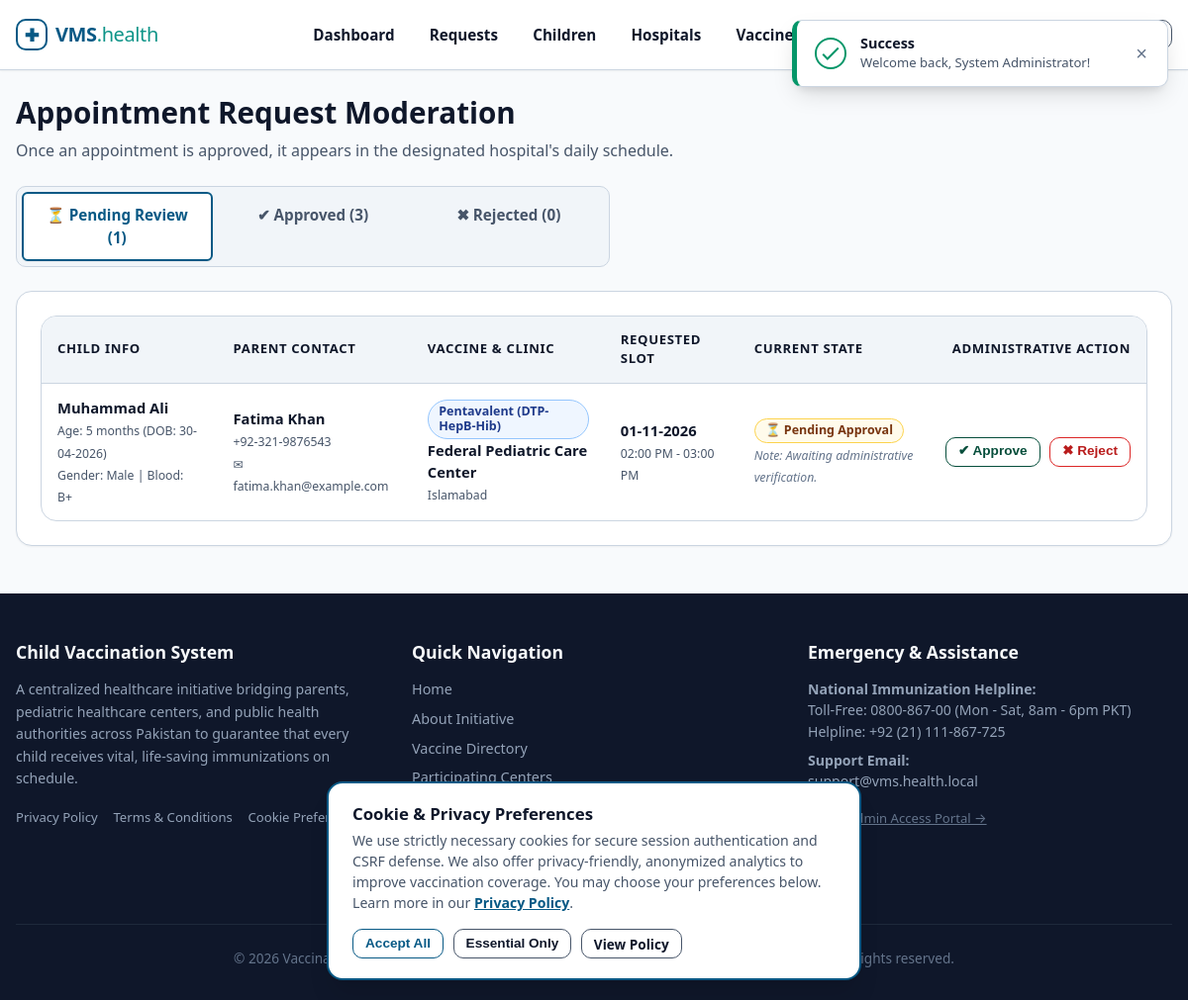
Screenshot of /vms/admin/requests.php (signed in) with the database file from the repository.
### tables this page shows
CREATE TABLE `bookings` (
  `id` INT UNSIGNED NOT NULL AUTO_INCREMENT,
  `child_id` INT UNSIGNED NOT NULL COMMENT 'Child receiving vaccination',
  `parent_id` INT UNSIGNED NOT NULL COMMENT 'Parent who booked appointment',
  `hospital_id` INT UNSIGNED NOT NULL COMMENT 'Selected vaccination center',
  `vaccine_id` INT UNSIGNED NOT NULL COMMENT 'Vaccine to be administered',
  `preferred_date` DATE NOT NULL COMMENT 'Date booked for the appointment',
  `time_slot` VARCHAR(30) NOT NULL COMMENT 'e.g. 09:00 AM - 10:00 AM',
  `admin_status` ENUM('pending', 'approved', 'rejected') NOT NULL DEFAULT 'pending' COMMENT 'Admin approval status',
  `vaccination_status` ENUM('pending', 'vaccinated', 'not_vaccinated') NOT NULL DEFAULT 'pending' COMMENT 'Hospital verification status',
  `vaccinated_on` DATETIME DEFAULT NULL COMMENT 'Timestamp when hospital confirmed vaccination',
  `remarks` TEXT DEFAULT NULL COMMENT 'Clinical observations or rejection/cancellation reasons',
  `created_at` DATETIME NOT NULL DEFAULT CURRENT_TIMESTAMP,
  PRIMARY KEY (`id`),
  KEY `idx_bookings_child` (`child_id`),
  KEY `idx_bookings_parent` (`parent_id`),
  KEY `idx_bookings_hospital` (`hospital_id`),
  KEY `idx_bookings_vaccine` (`vaccine_id`),
  KEY `idx_bookings_admin_status` (`admin_status`),
  KEY `idx_bookings_vac_status` (`vaccination_status`),
  KEY `idx_bookings_preferred_date` (`preferred_date`),
  KEY `idx_bookings_parent_child` (`parent_id`, `child_id`),
  KEY `idx_bookings_hosp_schedule` (`hospital_id`, `preferred_date`, `vaccination_status`),
  CONSTRAINT `fk_bookings_child` FOREIGN KEY (`child_id`)
    REFERENCES `children` (`id`) ON DELETE CASCADE ON UPDATE CASCADE,
  CONSTRAINT `fk_bookings_parent` FOREIGN KEY (`parent_id`)
    REFERENCES `parents` (`id`) ON DELETE CASCADE ON UPDATE CASCADE,
  CONSTRAINT `fk_bookings_hospital` FOREIGN KEY (`hospital_id`)
    REFERENCES `hospitals` (`id`) ON DELETE CASCADE ON UPDATE CASCADE,
  CONSTRAINT `fk_bookings_vaccine` FOREIGN KEY (`vaccine_id`)
    REFERENCES `vaccines` (`id`) ON DELETE CASCADE ON UPDATE CASCADE
);

CREATE TABLE `children` (
  `id` INT UNSIGNED NOT NULL AUTO_INCREMENT,
  `parent_id` INT UNSIGNED NOT NULL COMMENT 'Foreign key to parents.id',
  `name` VARCHAR(100) NOT NULL COMMENT 'Child full name',
  `dob` DATE NOT NULL COMMENT 'Date of birth used for schedule calculations',
  `gender` ENUM('male', 'female', 'other') NOT NULL COMMENT 'Biological gender',
  `blood_group` VARCHAR(10) NOT NULL COMMENT 'Blood group e.g. A+, B+, O+, AB-',
  `created_at` DATETIME NOT NULL DEFAULT CURRENT_TIMESTAMP,
  PRIMARY KEY (`id`),
  KEY `idx_children_parent_id` (`parent_id`),
  KEY `idx_children_dob` (`dob`),
  CONSTRAINT `fk_children_parent` FOREIGN KEY (`parent_id`)
    REFERENCES `parents` (`id`) ON DELETE CASCADE ON UPDATE CASCADE
);

CREATE TABLE `users` (
  `id` INT UNSIGNED NOT NULL AUTO_INCREMENT,
  `name` VARCHAR(100) NOT NULL COMMENT 'Full name of user or organization representative',
  `email` VARCHAR(120) NOT NULL COMMENT 'Unique login email address',
  `password_hash` VARCHAR(255) NOT NULL COMMENT 'Bcrypt password hash produced by password_hash()',
  `role` ENUM('admin', 'parent', 'hospital') NOT NULL COMMENT 'System role controlling authorization',
  `created_at` DATETIME NOT NULL DEFAULT CURRENT_TIMESTAMP,
  PRIMARY KEY (`id`),
  UNIQUE KEY `uk_users_email` (`email`),
  KEY `idx_users_role` (`role`)
);

CREATE TABLE `parents` (
  `id` INT UNSIGNED NOT NULL AUTO_INCREMENT,
  `user_id` INT UNSIGNED NOT NULL COMMENT 'Foreign key to users.id',
  `phone` VARCHAR(25) NOT NULL COMMENT 'Primary contact number for notifications (+92)',
  `address` TEXT NOT NULL COMMENT 'Residential physical address',
  `created_at` DATETIME NOT NULL DEFAULT CURRENT_TIMESTAMP,
  PRIMARY KEY (`id`),
  UNIQUE KEY `uk_parents_user_id` (`user_id`),
  CONSTRAINT `fk_parents_user` FOREIGN KEY (`user_id`)
    REFERENCES `users` (`id`) ON DELETE CASCADE ON UPDATE CASCADE
);

CREATE TABLE `vaccines` (
  `id` INT UNSIGNED NOT NULL AUTO_INCREMENT,
  `name` VARCHAR(100) NOT NULL COMMENT 'Vaccine name e.g. BCG, OPV, MMR',
  `description` TEXT NOT NULL COMMENT 'Medical indications, preventable illnesses, instructions',
  `recommended_age_days` INT UNSIGNED NOT NULL COMMENT 'Days from birth when dose is due (0 = Birth)',
  `doses` INT UNSIGNED NOT NULL DEFAULT 1 COMMENT 'Total recommended doses in the series',
  `status` ENUM('available', 'unavailable') NOT NULL DEFAULT 'available',
  `created_at` DATETIME NOT NULL DEFAULT CURRENT_TIMESTAMP,
  PRIMARY KEY (`id`),
  KEY `idx_vaccines_status` (`status`),
  KEY `idx_vaccines_age_days` (`recommended_age_days`)
);

CREATE TABLE `hospitals` (
  `id` INT UNSIGNED NOT NULL AUTO_INCREMENT,
  `user_id` INT UNSIGNED NOT NULL COMMENT 'Foreign key to users.id',
  `name` VARCHAR(150) NOT NULL COMMENT 'Official name of the hospital / health center',
  `address` TEXT NOT NULL COMMENT 'Street address of the hospital',
  `city` VARCHAR(80) NOT NULL COMMENT 'City where hospital is located',
  `location` VARCHAR(150) NOT NULL COMMENT 'District, zone, or prominent landmark for parent search',
  `phone` VARCHAR(25) NOT NULL COMMENT 'Hospital reception / pediatric hotline',
  `status` ENUM('active', 'inactive') NOT NULL DEFAULT 'active' COMMENT 'Account status',
  `created_at` DATETIME NOT NULL DEFAULT CURRENT_TIMESTAMP,
  PRIMARY KEY (`id`),
  UNIQUE KEY `uk_hospitals_user_id` (`user_id`),
  KEY `idx_hospitals_city` (`city`),
  KEY `idx_hospitals_status` (`status`),
  CONSTRAINT `fk_hospitals_user` FOREIGN KEY (`user_id`)
    REFERENCES `users` (`id`) ON DELETE CASCADE ON UPDATE CASCADE
);

### vms/includes/functions.php (called while the page is built, shortened)
<?php
function url(string $path = ''): string
{
    return BASE_URL . ltrim($path, '/');
}
function e($value): string
{
    return htmlspecialchars((string)$value, ENT_QUOTES, 'UTF-8');
}
function formatDate(?string $dateString, string $format = 'd-m-Y'): string
{
    $timestamp = strtotime($dateString);
    return date($format, $timestamp);
}
function formatAge(string $dob): string
{
    try {
        $birthDate = new DateTime($dob);
        $today = new DateTime('today');
        $diff = $birthDate->diff($today);
        if ($diff->m > 0) {
            return $diff->m . ' month' . ($diff->m > 1 ? 's' : '');
        }
        return $diff->d . ' day' . ($diff->d > 1 ? 's' : '');
    } catch (Exception $e) {
        return 'Unknown';
    }
}

### vms/admin/requests.php (the view, shortened to what this page needs)
<?php
require_once __DIR__ . '/../includes/functions.php';
$pdo = getDBConnection();
$activeTab = $_GET['tab'] ?? 'pending';
$statusFilter = in_array($activeTab, ['pending', 'approved', 'rejected']) ? $activeTab : 'pending';
$stmt = $pdo->prepare(
    'SELECT b.*,
            c.name AS child_name, c.dob AS child_dob, c.gender AS child_gender, c.blood_group,
            p.phone AS parent_phone, p.address AS parent_address,
            u.name AS parent_name, u.email AS parent_email,
            h.name AS hospital_name, h.city AS hospital_city, h.phone AS hospital_phone,
            v.name AS vaccine_name, v.doses AS vaccine_doses
     FROM bookings b
     JOIN children c ON b.child_id = c.id
     JOIN parents p ON b.parent_id = p.id
     JOIN users u ON p.user_id = u.id
     JOIN hospitals h ON b.hospital_id = h.id
     JOIN vaccines v ON b.vaccine_id = v.id
     WHERE b.admin_status = ?
     ORDER BY b.preferred_date ASC, b.created_at ASC'
);
$stmt->execute([$statusFilter]);
$requests = $stmt->fetchAll();
$countPending  = (int)$pdo->query('SELECT COUNT(*) FROM bookings WHERE admin_status = "pending"')->fetchColumn();
$countApproved = (int)$pdo->query('SELECT COUNT(*) FROM bookings WHERE admin_status = "approved"')->fetchColumn();
$countRejected = (int)$pdo->query('SELECT COUNT(*) FROM bookings WHERE admin_status = "rejected"')->fetchColumn();
require_once __DIR__ . '/../includes/header.php';
?>
<div class="container">
    <div style="margin-bottom: 1.5rem;">
        <h1>Appointment Request Moderation</h1>
        <p style="margin: 0;">Once an appointment is approved, it appears in the designated hospital's daily schedule.</p>
    </div>
    <div class="form-tabs" style="max-width: 600px; margin-bottom: 1.5rem;">
        <a href="<?= url('admin/requests.php?tab=pending'); ?>"
           class="form-tab-btn <?= $statusFilter === 'pending' ? 'is-active' : ''; ?>" style="text-decoration: none;">
            &#9203; Pending Review (<?= $countPending; ?>)
        </a>
        <a href="<?= url('admin/requests.php?tab=approved'); ?>"
           class="form-tab-btn <?= $statusFilter === 'approved' ? 'is-active' : ''; ?>" style="text-decoration: none;">
            &#10004; Approved (<?= $countApproved; ?>)
        </a>
        <a href="<?= url('admin/requests.php?tab=rejected'); ?>"
           class="form-tab-btn <?= $statusFilter === 'rejected' ? 'is-active' : ''; ?>" style="text-decoration: none;">
            &#10006; Rejected (<?= $countRejected; ?>)
        </a>
    </div>
    <div class="card">
        <?php if (empty($requests)): ?>
            <div style="text-align: center; padding: 3rem 1rem; color: var(--text-muted);">
                <p style="font-size: 1.15rem; margin-bottom: 0.5rem;">
                    <?= $statusFilter === 'pending' ? 'No pending requests!' : 'No ' . $statusFilter . ' records found.'; ?>
                </p>
                <small>All parent appointment requests in this category have been processed.</small>
            </div>
        <?php else: ?>
            <div class="table-responsive">
                <table class="table">
                    <thead>
                        <tr>
                            <th>Child Info</th>
                            <th>Parent Contact</th>
                            <th>Vaccine & Clinic</th>
                            <th>Requested Slot</th>
                            <th>Current State</th>
                            <th style="text-align: right;">Administrative Action</th>
                        </tr>
                    </thead>
                    <tbody>
                        <?php foreach ($requests as $r): ?>
                            <tr>
                                <td>
                                    <strong><?= e($r['child_name']); ?></strong><br>
                                    <small style="color: var(--text-muted);">
                                        Age: <?= formatAge($r['child_dob']); ?> (DOB: <?= formatDate($r['child_dob']); ?>)<br>
                                        Gender: <?= ucfirst($r['child_gender']); ?> | Blood: <?= e($r['blood_group']); ?>
                                    </small>
                                </td>
                                <td>
                                    <strong><?= e($r['parent_name']); ?></strong><br>
                                    <small style="color: var(--text-muted);">
                                        <?= e($r['parent_phone']); ?><br>
                                        &#9993; <?= e($r['parent_email']); ?>
                                    </small>
                                </td>
                                <td>
                                    <span class="badge badge-info"><?= e($r['vaccine_name']); ?></span><br>
                                    <strong><?= e($r['hospital_name']); ?></strong><br>
                                    <small style="color: var(--text-muted);"><?= e($r['hospital_city']); ?></small>
                                </td>
                                <td>
                                    <strong><?= formatDate($r['preferred_date']); ?></strong><br>
                                    <small style="color: var(--text-muted);"><?= e($r['time_slot']); ?></small>
                                </td>
                                <td>
                                    <?php if ($r['admin_status'] === 'pending'): ?>
                                        <span class="badge badge-warning">&#9203; Pending Approval</span>
                                    <?php elseif ($r['admin_status'] === 'approved'): ?>
                                        <span class="badge badge-success">&#10004; Approved</span><br>
                                        <small style="color: var(--text-muted);">Clinical status: <strong><?= ucfirst($r['vaccination_status']); ?></strong></small>
                                    <?php elseif ($r['admin_status'] === 'rejected'): ?>
                                        <span class="badge badge-danger">&#10006; Rejected</span>
                                    <?php endif; ?>
                                    <?php if (!empty($r['remarks'])): ?>
                                        <br><small style="color: var(--text-light); font-style: italic;">Note: <?= e($r['remarks']); ?></small>
                                    <?php endif; ?>
                                </td>
                                <td style="text-align: right; white-space: nowrap;">
                                    <?php if ($r['admin_status'] === 'pending'): ?>
                                        <form action="<?= url('admin/requests.php?tab=' . $activeTab); ?>" method="POST" style="display: inline-block;">
                                            <button type="submit" class="btn btn-success btn-sm" title="Approve and send to Hospital">
                                                &#10004; Approve
                                            </button>
                                        </form>
                                        <form action="<?= url('admin/requests.php?tab=' . $activeTab); ?>" method="POST" style="display: inline-block; margin-left: 0.35rem;">
                                            <button type="submit" class="btn btn-danger btn-sm" title="Reject Request"
                                                    onclick="return confirm('Are you sure you want to reject this request for <?= e($r['child_name']); ?>?');">
                                                &#10006; Reject
                                            </button>
                                        </form>
                                    <?php else: ?>
                                        <small style="color: var(--text-muted);">Processed on <?= formatDate($r['created_at']); ?></small>
                                    <?php endif; ?>
                                </td>
                            </tr>
                        <?php endforeach; ?>
                    </tbody>
                </table>
            </div>
        <?php endif; ?>
    </div>
</div>
<?php require_once __DIR__ . '/../includes/footer.php'; ?>

### rows the page displays
bookings: child.name "Muhammad Ali", child.dob "5 months", child.dob "30-04-2026", child.gender "Male", child.blood_group "B+", users.name "Fatima Khan", parent.phone "+92-321-9876543", users.email "fatima.khan@example.com", vaccine.name "Pentavalent (DTP-HepB-Hib)", hospital.name "Federal Pediatric Care Center", hospital.city "Islamabad", preferred_date "01-11-2026", time_slot "02:00 PM - 03:00 PM", admin_status "⏳ Pending Approval", remarks "Awaiting administrative verification."

### other values shown
$flashType "Success"
$flashMsg "Welcome back, System Administrator!"
$countPending "1"
$countApproved "3"
$countRejected "0"
